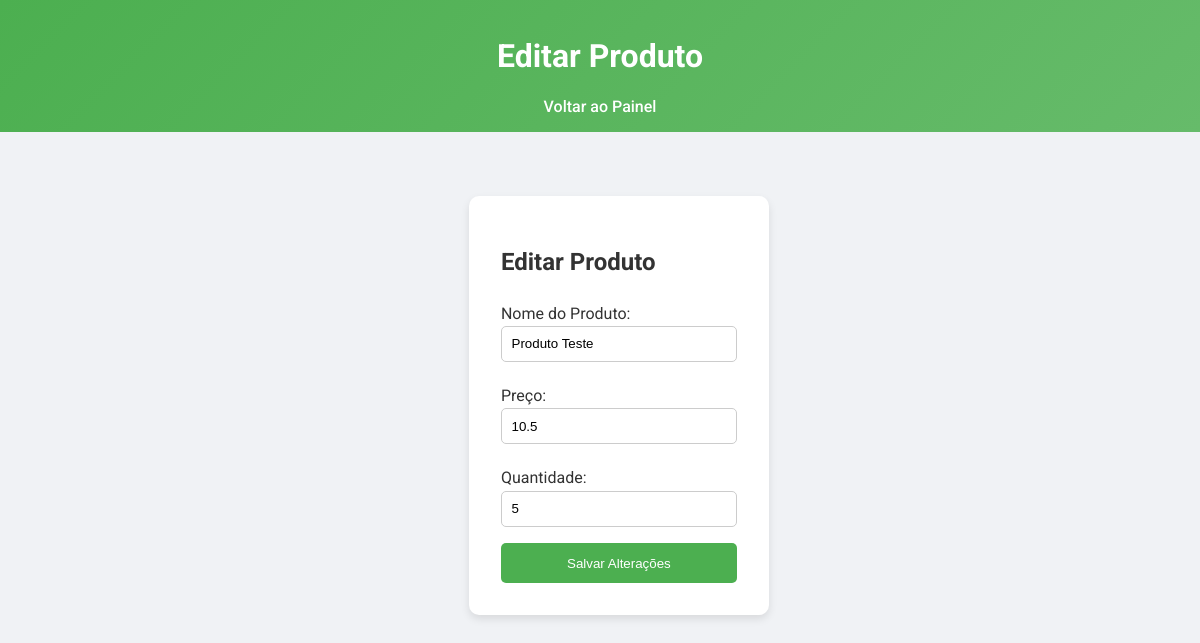
/admin/edit/3 (signed in), run on an earlier commit of the app's database.
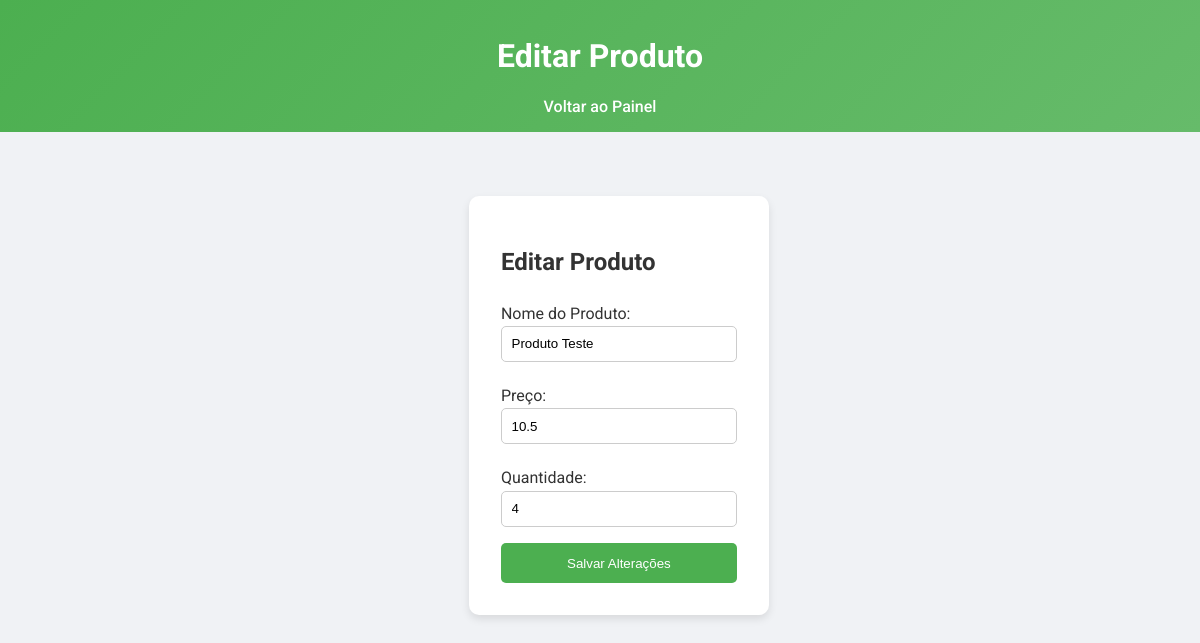
And on a later commit of the database.
### tables this page shows
CREATE TABLE produtos (
                                    id INTEGER PRIMARY KEY AUTOINCREMENT,
                                    nome TEXT NOT NULL,
                                    preco REAL NOT NULL,
                                    quantidade INTEGER NOT NULL DEFAULT 0,
                                    username TEXT NOT NULL);

### controllers.py (the view, shortened to what this page needs)
@bp.route('/admin/edit/<int:produto_id>', methods=['GET', 'POST'])
def edit_produto(produto_id):
    if 'username' not in session:
        return redirect(url_for('bp.login'))
    produto = Produto.obter_por_id(produto_id)
    if not produto:
        return "Produto não encontrado."
    return render_template('edit.html', produto=produto)

### models.py (called while the page is built)
    @staticmethod
    def get_connection():
        return sqlite3.connect(db_path)

    @staticmethod
    def obter_por_id(produto_id):
        with DatabaseManager.get_connection() as conn:
            cursor = conn.cursor()
            cursor.execute("SELECT * FROM produtos WHERE id = ?", (produto_id,))
            return cursor.fetchone()

### templates/edit.html (shortened to what this page needs)
<!DOCTYPE html>
<html lang="pt-BR">
  <head>
    <link rel="stylesheet" href="/static/style.css" />
  </head>
  <body>
    <header>
      <h1>Editar Produto</h1>
      <nav>
        <a href="/admin">Voltar ao Painel</a>
      </nav>
    </header>
    <main>
      <div class="edit-card">
        <h2>Editar Produto</h2>
        <form method="POST">
          <label for="nome">Nome do Produto:</label>
          <input
            type="text"
            id="nome"
            name="nome"
            value="{{ produto[1] }}"
            required
          />
          <label for="preco">Preço:</label>
          <input
            type="number"
            id="preco"
            step="0.01"
            name="preco"
            value="{{ produto[2] }}"
            required
          />
          <label for="quantidade">Quantidade:</label>
          <input
            type="number"
            id="quantidade"
            name="quantidade"
            value="{{ produto[3] }}"
            required
          />
          <button type="submit">Salvar Alterações</button>
        </form>
      </div>
    </main>
  </body>
</html>

What changed in the data, as far as the page shows it:
changed produtos "Produto Teste": quantidade "5" → "4"
